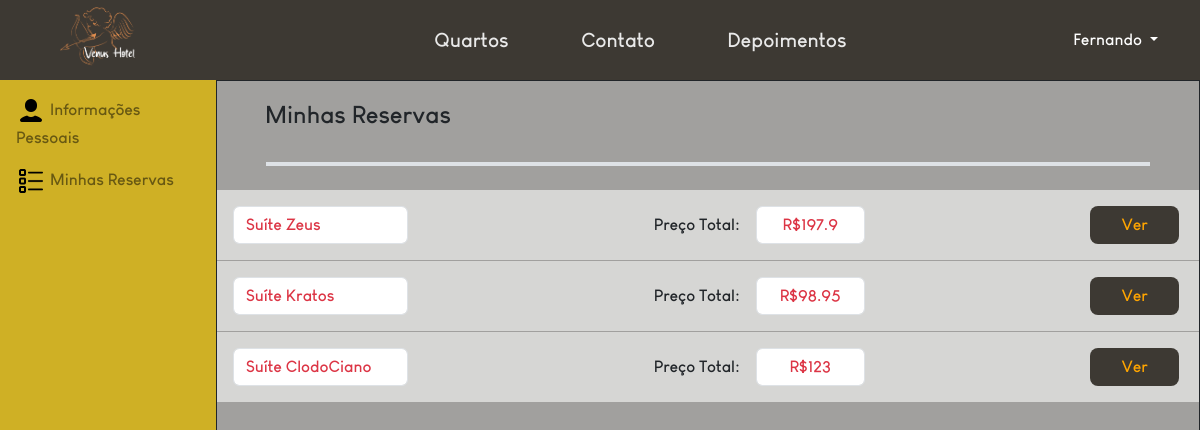
Screenshot of /area-cliente/reserva.php (signed in) with the database file from the repository.
### tables this page shows
CREATE TABLE IF NOT EXISTS `tbreserva` (
  `codReserva` int NOT NULL AUTO_INCREMENT,
  `qtdHorasReserva` time NOT NULL,
  `dataHoraReserva` datetime NOT NULL,
  `valorTotalReserva` float NOT NULL,
  `statusReserva` varchar(30) NOT NULL,
  `codQuarto` int NOT NULL,
  `codCliente` int NOT NULL,
  PRIMARY KEY (`codReserva`),
  KEY `codQuarto` (`codQuarto`),
  KEY `codCliente` (`codCliente`)
);

CREATE TABLE IF NOT EXISTS `tbquarto` (
  `codQuarto` int NOT NULL AUTO_INCREMENT,
  `nomeQuarto` varchar(70) NOT NULL,
  `fotoQuarto` varchar(100) NOT NULL,
  `descQuarto` varchar(255) NOT NULL,
  `codCategoriaQuarto` int NOT NULL,
  PRIMARY KEY (`codQuarto`),
  KEY `codCategoriaQuarto` (`codCategoriaQuarto`)
);

### dao/ReservaDao.php (called while the page is built, shortened)
<?php
class ReservaDao{
    public static function selectAllReservaCliente($cod) {
        $pdo = Conexao::conexao();
        $query = "SELECT nomeQuarto, valorTotalReserva, nomeCategoriaQuarto,  valorHoraCategoriaQuarto, qtdHorasReserva, dataHoraReserva, fotoQuarto, codReserva, statusReserva FROM tbreserva as r
        INNER JOIN tbquarto q
        ON r.codQuarto = q.codQuarto
        INNER JOIN tbcategoriaquarto c
        ON q.codCategoriaQuarto = c.codCategoriaQuarto
        WHERE codCliente = :cd AND statusReserva != 'Disponivel'";
        $stmt = $pdo->prepare($query);
        $stmt->bindParam(':cd', $cod);
        $stmt->execute();
        $rows = $stmt->rowCount();
        if($rows>0) {
            return $stmt->fetchAll();
        } else {
            return false;
        }
    }
}
?>

### area-cliente/reserva.php (the view, shortened to what this page needs)
<?php
require_once '../dao/ReservaDao.php';
if(isset($_SESSION['cliente'])) {
  $cliente = $_SESSION['cliente'];
  $infosReserva = ReservaDao::selectAllReservaCliente($cliente['codCliente']);
} else {
}
?>
<!DOCTYPE html>
<html lang="pt-br">
<head>
    <link href="https://cdn.jsdelivr.net/npm/bootstrap@5.3.2/dist/css/bootstrap.min.css" rel="stylesheet">
    <link rel="stylesheet" href="https://cdn.jsdelivr.net/npm/bootstrap-icons@1.11.1/font/bootstrap-icons.css">
    <link rel="stylesheet" href="../css/navCss.css">
    <link rel="stylesheet" href="../css/reserva.css">
    <link rel="stylesheet" href="../css/infoReserva.css">
</head>
<body class="d-flex w-100 vh-100">
    <div class="d-flex w-100 flex-column">
    <?php include('../componentes/navbar.inc');?>
    <main class="d-flex w-100 border-dark" id="conteudo">
         <div class="navbar-lateral px-3 py-3 gap-4" id="nav-lateral">
                <div class="elementos gap-3" id="elementosN">
                    <a href="info.php" class="text-decoration-none text-black-50 fw-bold"><img src="../img/client/iconPessoa.png"><span id="infoP"> Informações Pessoais</span></a>
                    <a href="reserva.php" class="text-decoration-none text-black-50 fw-bold "><img style="width: 30px;" src="../img/client/list.png"> <span id="reservaP"> Minhas Reservas </span></a>
                </div>
          </div>
            <div class="d-flex gap-4 border border-dark" id="reservaMain">
                    <h4 class="px-5" style="padding-top: 20px;">Minhas Reservas</h4>
                    <div class="barra border border-2 align-self-center" style="width: 90%;"></div>
                <div class="reservas d-flex w-100 flex-column" style="background-color: #d6d6d4;">
                <?php
                  if($infosReserva!=false){
                for($i=0;$i<count($infosReserva);$i++){ ?>
                    <div class="reserva w-100 d-flex flex-row py-3" style="border-bottom: 1px solid #a1a09e;">
                      <div class="infoReserva d-flex flex-row align-items-center   w-50 gap-3">
                        <div class="form-control text-danger" id="suite"><?=$infosReserva[$i]['nomeQuarto']?></div>
                      </div>
                      <div class="infoReservas d-flex gap-3" id="precoReserva">
                        <label class="fw-bold " id="precoDesc" >Preço Total:</label>
                        <div class="form-control text-danger" id="rsPreco">R$<?=$infosReserva[$i]['valorTotalReserva']?></div>
                      </div>
                      <button type="submit" onclick="toggleModal(<?=$i?>)" name="openModal" class="openModal border-0 rounded-3">Ver</button>
                    </div>
                    <?php }}else{
                     ?>
                          <span>Não há reservas</span>
                   <?php } ?>
                </div>
            </div>
         </main>
    </div>
</body>
</body>
</html>

### css/navCss.css (style rules this page uses)
* { font-family: fonteNormal; }

### css/reserva.css (style rules this page uses)
.openModal { width: 10%; margin-right: 20px; background-color:#3D3933; color: orange; transition: 500ms linear; }

### css/infoReserva.css (style rules this page uses)
#conteudo { height: 90%; width: 100%; background-color:#a1a09e; display: flex; }
#nav-lateral { height: 100%; display: flex; width: 18%; background-color: rgb(207, 176, 37); }
#elementosN { width: 100%; height: 100%; display: flex; flex-direction: column; }
#reservaMain { width: 82%; display: flex; flex-direction: column; }
#precoReserva { width:50%; display: flex; flex-direction: row; align-items: center; display: block; }
#precoDesc { font-weight: bold; display: block; }
#rsPreco { align-self: center; text-align: center; width: 25%; display: block; }
#suite { width: 40%; align-self: center; text-align: center; display: flex; }

### rows the page displays
tbreserva: codQuarto.nomeQuarto "Suíte Zeus", valorTotalReserva "197.9"
tbreserva: codQuarto.nomeQuarto "Suíte Kratos", valorTotalReserva "98.95"
tbreserva: codQuarto.nomeQuarto "Suíte ClodoCiano", valorTotalReserva "123"

### other values shown
$cliente['nomeCliente'] "Fernando"
